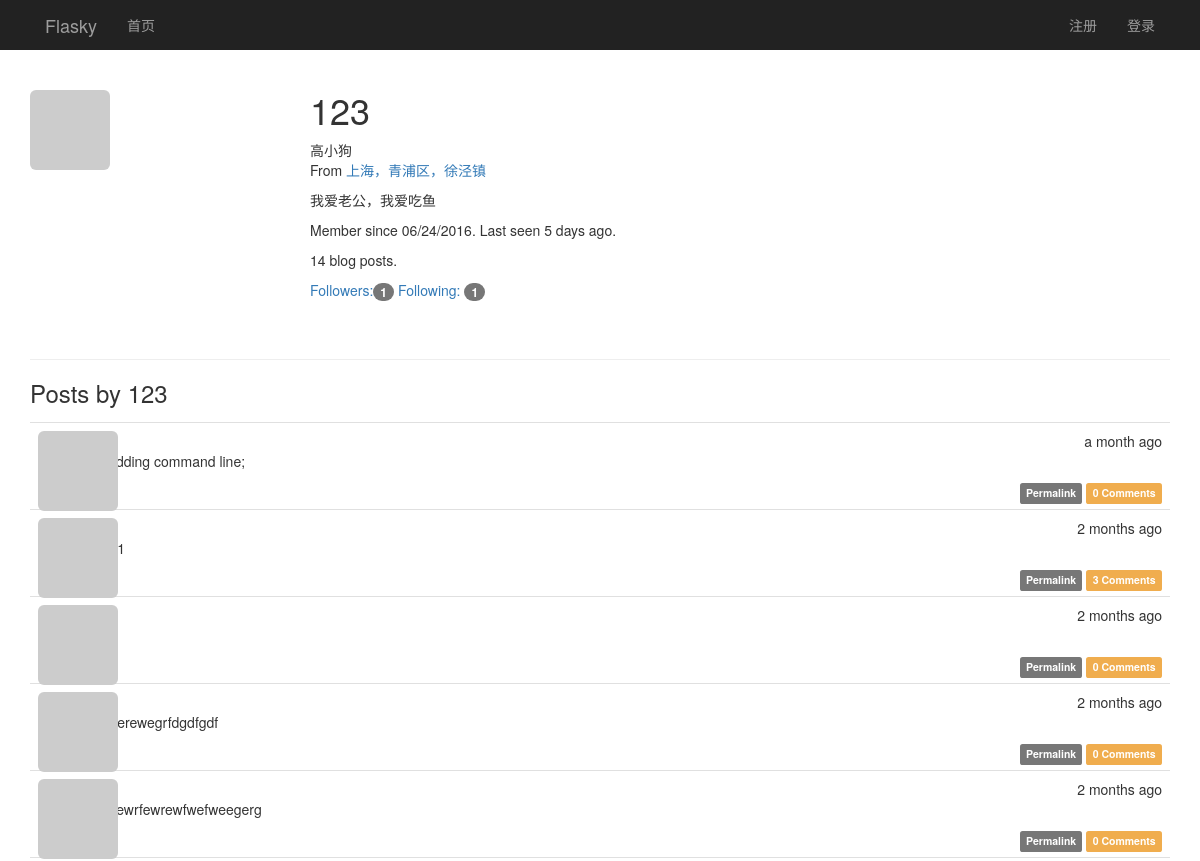
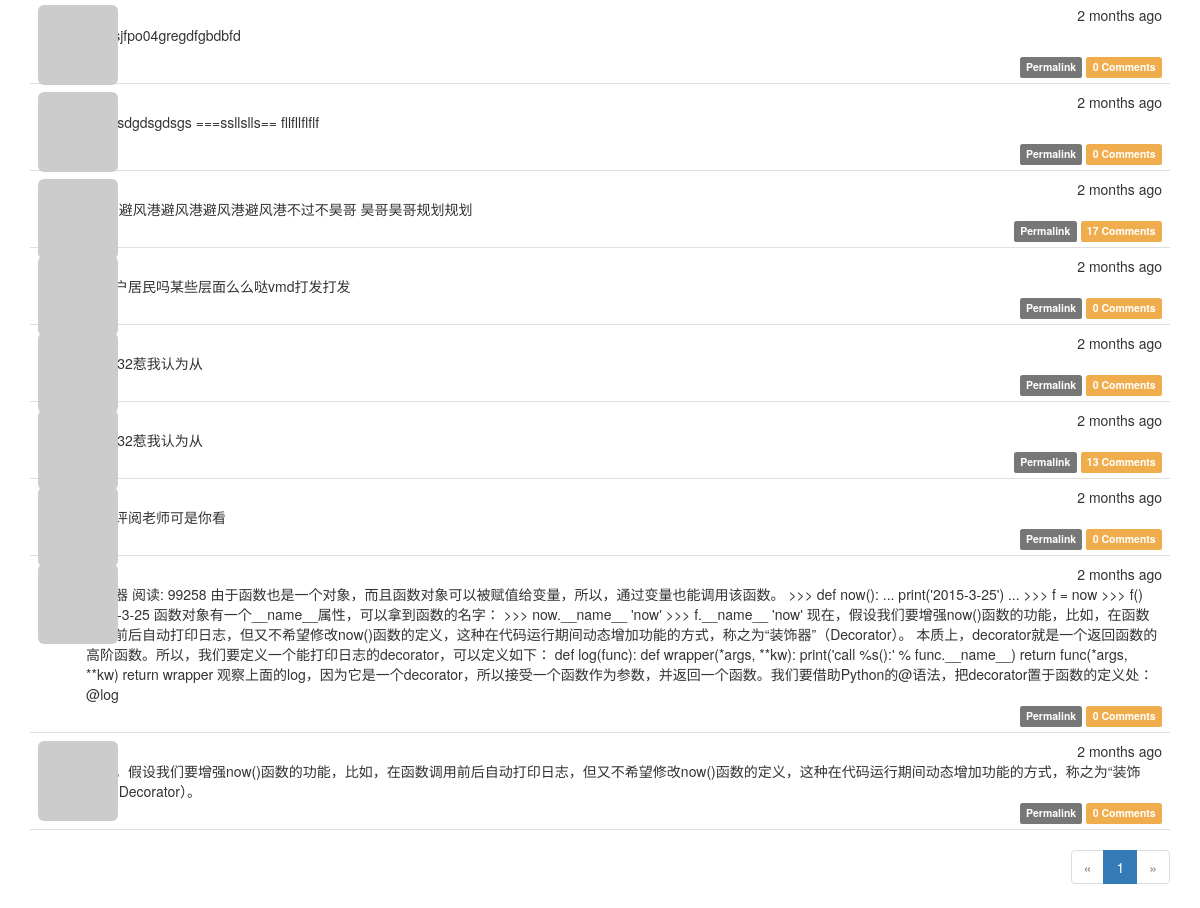
Page /user/123 on the committed database (2 pictures, top to bottom).
### app/models.py (models this page shows, shortened)
class User(UserMixin, db.Model):
    __tablename__ = 'users'
    id = db.Column(db.Integer, primary_key=True)
    email = db.Column(db.String(64), unique=True, index=True)
    username = db.Column(db.String(64), unique=True, index=True)
    password_hash = db.Column(db.String(128))
    confirmed = db.Column(db.Boolean, default=False)
    role_id = db.Column(db.Integer, db.ForeignKey('roles.id'))
    name = db.Column(db.String(64))
    location = db.Column(db.String(64))
    about_me = db.Column(db.TEXT())
    member_since = db.Column(db.DateTime(), default=datetime.utcnow)
    last_seen = db.Column(db.DateTime(), default=datetime.utcnow)
    avatar_hash = db.Column(db.String(32))
    ''' 查询用户写的文章,SQL:
    SELECT
        posts.id AS posts_id,
        posts.body AS posts_body,
        posts.body_html AS posts_body_html,
        posts.timestamp AS posts_timestamp,
        posts.author_id AS posts_author_id
    FROM
        posts
    WHERE
        posts.author_id = 2
    '''
    posts = db.relationship('Post', backref='author', lazy='dynamic')
    """follower_id表示关注者， followed_id表示被关注者
        查询被关注者，select * from follows  LEFT JOIN users on follower_id = id where follower_id=2
    SELECT
        follows.follower_id AS follows_follower_id,
        follows.followed_id AS follows_followed_id,
        follows.timestamp AS follows_timestamp,
        users_1.id AS users_1_id,
        users_1.email AS users_1_email,
        users_1.username AS users_1_username,
        users_1.password_hash AS users_1_password_hash,
        users_1.confirmed AS users_1_confirmed,
        users_1.role_id AS users_1_role_id,
        users_1.name AS users_1_name,
        users_1.location AS users_1_location,
        users_1.about_me AS users_1_about_me,
        users_1.member_since AS users_1_member_since,
        users_1.last_seen AS users_1_last_seen,
        users_1.avatar_hash AS users_1_avatar_hash,
        users_2.id AS users_2_id,
        users_2.email AS users_2_email,
        users_2.username AS users_2_username,
        users_2.password_hash AS users_2_password_hash,
        users_2.confirmed AS users_2_confirmed,
        users_2.role_id AS users_2_role_id,
        users_2.name AS users_2_name,
        users_2.location AS users_2_location,
        users_2.about_me AS users_2_about_me,
        users_2.member_since AS users_2_member_since,
        users_2.last_seen AS users_2_last_seen,
        users_2.avatar_hash AS users_2_avatar_hash
    FROM
        follows
    LEFT OUTER JOIN users AS users_1 ON users_1.id = follows.follower_id
    LEFT OUTER JOIN users AS users_2 ON users_2.id = follows.followed_id
    WHERE
        follows.follower_id = 2;
    """
    followed = db.relationship('Follow', foreign_keys=[Follow.follower_id],
                               backref=db.backref('follower', lazy='joined'),
                               lazy='dynamic',
                               cascade='all, delete-orphan')
    """ 查询关注者， select * from follows  LEFT JOIN users on followed_id = id where followed_id=3
        users_1：关注者表
        users_2：被关注者表
    SELECT
        follows.follower_id AS follows_follower_id,
        follows.followed_id AS follows_followed_id,
        follows.timestamp AS follows_timestamp,
        users_1.id AS users_1_id,
        users_1.email AS users_1_email,
        users_1.username AS users_1_username,
        users_1.password_hash AS users_1_password_hash,
        users_1.confirmed AS users_1_confirmed,
        users_1.role_id AS users_1_role_id,
        users_1.name AS users_1_name,
        users_1.location AS users_1_location,
        users_1.about_me AS users_1_about_me,
        users_1.member_since AS users_1_member_since,
        users_1.last_seen AS users_1_last_seen,
        users_1.avatar_hash AS users_1_avatar_hash,
        users_2.id AS users_2_id,
        users_2.email AS users_2_email,
        users_2.username AS users_2_username,
        users_2.password_hash AS users_2_password_hash,
        users_2.confirmed AS users_2_confirmed,
        users_2.role_id AS users_2_role_id,
        users_2.name AS users_2_name,
        users_2.location AS users_2_location,
        users_2.about_me AS users_2_about_me,
        users_2.member_since AS users_2_member_since,
        users_2.last_seen AS users_2_last_seen,
        users_2.avatar_hash AS users_2_avatar_hash
    FROM
        follows
    LEFT OUTER JOIN users AS users_1 ON users_1.id = follows.follower_id
    LEFT OUTER JOIN users AS users_2 ON users_2.id = follows.followed_id
    WHERE
        follows.followed_id = 7;
    """
    followers = db.relationship('Follow', foreign_keys=[Follow.followed_id],
                                backref=db.backref('followed', lazy='joined'),
                                lazy='dynamic',
                                cascade='all, delete-orphan')
    comments = db.relationship('Comment', backref='author', lazy='dynamic')
    @property
    def password(self):
        raise AttributeError('password is not a readable attribute')
    def gravatar(self, size=100, default='identicon', rating='g'):
        if request.is_secure:
            url = 'https://secure.gravatar.com/avatar'
        else:
            url = 'http://s.gravatar.com/avatar'
        email_hash = self.avatar_hash or hashlib.md5(self.email.encode('utf-8')).hexdigest()
        return '{url}/{hash}?s={size}&d={default}&r={rating}'.format(
            url=url, hash=email_hash, size=size, default=default, rating=rating)

class Post(db.Model):
    __tablename__ = 'posts'
    id = db.Column(db.Integer, primary_key=True)
    body = db.Column(db.Text)
    body_html = db.Column(db.Text)
    timestamp = db.Column(db.DateTime, index=True, default=datetime.utcnow)
    author_id = db.Column(db.Integer, db.ForeignKey('users.id'))
    comments = db.relationship('Comment', backref='post', lazy='dynamic')

### app/main/views.py (the view)
@main.route('/user/<username>')
def user(username):
    user_name = User.query.filter_by(username=username).first_or_404()
    page = request.args.get('page', 1, type=int)
    pagination = user_name.posts.order_by(Post.timestamp.desc()).paginate(page, per_page=current_app.config[
        'FLASK_POSTS_PER_PAGE'], error_out=False)
    posts = pagination.items
    return render_template('user.html', user=user_name, posts=posts, pagination=pagination)

### app/auth/views.py (called while the page is built)
@auth.before_app_request
def before_request():
    if current_user.is_authenticated:
        current_user.ping()
        if not current_user.confirmed \
                and request.endpoint[:5] != 'auth.' \
                and request.endpoint != 'static':
            return redirect(url_for('auth.unconfirmed'))

### app/main/__init__.py (called while the page is built)
@main.app_context_processor
def inject_permissions():
    return dict(Permission=Permission)

### app/models.py (called while the page is built)
    def can(self, permissions):
        return False

    def is_administrator(self):
        return False

### app/templates/user.html (shortened to what this page needs)
{% extends "base.html" %}
{% import "_marcros.html" as macros %}
{% block page_content %}
<div class="page-header" xmlns="http://www.w3.org/1999/html">
    <img class="img-rounded profile-thumbnail" src="{{ user.gravatar(size=256) }}">
    <div class="profile-header">
        <h1>{{ user.username }}</h1>
        {% if user.name or user.location %}
        <p>
            {% if user.name %}{{ user.name }}<br>{% endif %}
            {% if user.location %}
                From <a href="http://maps.google.com/?q={{ user.location }}">
                    {{ user.location }}
                </a><br>
            {% endif %}
        </p>
        {% endif %}
        {%  if user.about_me %}<p>{{ user.about_me }}</p>{% endif %}
        <p>
            Member since {{ moment(user.member_since).format('L') }}.
            Last seen {{ moment(user.last_seen).fromNow() }}.
        </p>
        <p>{{ user.posts.count() }} blog posts.</p>
        <p>
        <a href="{{ url_for('.followers', username=user.username) }}">
            Followers:<span class="badge">{{ user.followers.count() - 1 }}</span>
        </a>
        <a href="{{ url_for('.followed_by', username=user.username) }}">
            Following: <span class="badge">{{ user.followed.count() - 1 }}
        </span>
        </a>
        </p>
    </div>
</div>
    <h3>Posts by {{ user.username }}</h3>
    {% include '_posts.html' %}
<div class="pagination">
    {{ macros.pagination_widget(pagination, '.user', username=user.username) }}
</div>
{% endblock %}

### app/templates/base.html (shortened to what this page needs)
{% extends "bootstrap/base.html" %}
{% block head %}
{{ super() }}
<link rel="stylesheet" type="text/css" href="{{ url_for('static', filename='styles.css') }}">
{% endblock %}
{% block navbar %}
<div class="nvrbar navbar-inverse" role="navigation" >
    <div class="container">
        <div class="navbar-header">
            <a class="navbar-brand" href="{{ url_for('main.index') }}">Flasky</a>
        </div>
        <div class="navbar-collapse collpase">
            <ul class="nav  navbar-nav">
                <li><a href="{{ url_for('main.index') }}">首页</a></li>
            </ul>
            <ul class="nav navbar-nav navbar-right">
                {% if current_user.is_authenticated %}
                <li>
                    <a href="{{ url_for('main.user', username=current_user.username) }}">
                        <img src="{{ current_user.gravatar(size=18) }}">
                        {{ current_user.username }}</a>
                </li>
                <li class="dropdown">
                    <a href="#" class="dropdown-toggle" data-toggle="dropdown">账户 <b class="caret"></b></a>
                    <ul class="dropdown-menu">
                        <li><a href="{{ url_for('auth.change_password') }}">修改密码</a></li>
                        <li><a href="{{ url_for('main.user', username=current_user.username) }}">设置</a></li>
                        <li class="divider"></li>
                        <li><a href="{{ url_for('auth.logout') }}">注销</a></li>
                    </ul>
                </li>
                {% else %}
                <li><a href="{{ url_for('auth.register') }}">注册</a></li>
                <li><a href="{{ url_for('auth.login_username') }}">登录</a> </li>
                {% endif %}
            </ul>
        </div>
     </div>
</div>
{% endblock %}
{% block content %}
<div class="container">
    {% block page_content %}{% endblock %}
</div>
{% endblock %}

### app/templates/_marcros.html
{% macro pagination_widget(pagination, endpoint, fragment='') %}
<ul class="pagination">
    <li {% if not pagination.has_prev %} class="disabled" {% endif %}>
        <a href="{% if pagination.has_prev %}{{ url_for(endpoint, page=pagination.prev_num, **kwargs) }}{{ fragment }}{% else %}#{% endif %}">
        &laquo;
        </a>
    </li>
    {% for p in pagination.iter_pages() %}
        {% if p %}
            {% if p == pagination.pages %}
            <li {% if p == pagination.page %} class="active" {% endif %}>
                <a href="{{ url_for(endpoint, page=p, **kwargs) }}{{ fragment }}">{{ p }}</a>
            </li>
            {% else %}
            <li {% if p == pagination.page %} class="active" {% endif %}>
                <a href="{{ url_for(endpoint, page=p, **kwargs) }}{{ fragment }}">{{ p }}</a>
            </li>
            {% endif %}
        {% else %}
        <li class="disabled"><a href="#">&hellip;</a></li>
        {% endif %}
    {% endfor %}
    <li{% if not pagination.has_next %} class="disabled"{% endif %}>
        <a href="{% if pagination.has_next %}{{ url_for(endpoint,
            page=pagination.next_num, **kwargs) }}{{ fragment }}{% else %}#{% endif %}">
            &raquo;
        </a>
    </li>
</ul>
{% endmacro %}

### app/templates/_posts.html (shortened to what this page needs)
<ul class="posts">
    {% for post in posts %}
    <li class="post">
        <div class="post-thumbnail">
            <a href="{{ url_for('.user', username=post.author.username) }}">
                <img class="img-rounded profile-thumbnail"
                     src="{{ post.author.gravatar(size=40) }}">
            </a>
        </div>
        <div class="post-content">
            <div class="post-date">{{ moment(post.timestamp).fromNow() }}</div>
            <div class="post-author">
                <a href="{{ url_for('.user', username=post.author.username) }}">
                </a>
            </div>
            <div class="post-body">
                {% if post.body_html %}
                    {{ post.body_html | safe }}
                {% else %}
                    {{ post.body }}
                {% endif %}
            </div>
            <div class="post-footer">
                <a href="{{ url_for('.post', post_id=post.id) }}">
                    <span class="label label-default">Permalink</span>
                </a>
                <a href="{{ url_for('.post', post_id=post.id) }}#comments">
                    <span class="label label-warning">
                        {{ post.comments.count() }} Comments
                    </span>
                </a>
            </div>
        </div>
    </li>
    {% endfor %}
</ul>

### app/static/styles.css (style rules this page uses)
.profile-thumbnail { position: absolute; }
.profile-header { min-height: 260px; margin-left: 280px; }
ul.posts { list-style-type: none; padding: 0px; margin: 16px 0px 0px 0px; border-top: 1px solid #e0e0e0; }
ul.posts li.post { padding: 8px; border-bottom: 1px solid #e0e0e0; }
div.post-date { float: right; }
div.post-author { font-weight: bold; }
div.post-thumbnail { position: absolute; }
div.post-content { margin-left: 48px; min-height: 48px; }
div.post-footer { text-align: right; }
div.pagination { width: 100%; text-align: right; padding: 0px; margin: 0px; }

### rows in the picture
User: username "123", name "高小狗", location "上海，青浦区，徐泾镇", about_me "我爱老公，我爱吃鱼", member_since "06/24/2016", last_seen "5 days ago"
Post: timestamp "a month ago", body_html "I'm adding command line;", comments.count "0"
Post: timestamp "2 months ago", comments.count "3"
Post: timestamp "2 months ago", comments.count "0"
Post: timestamp "2 months ago", body_html "2224erewegrfdgdfgdf", comments.count "0"
Post: timestamp "2 months ago", body_html "24wrewrfewrewfwefweegerg", comments.count "0"
Post: timestamp "2 months ago", body_html "dfg;;sjfpo04gregdfgbdbfd", comments.count "0"
Post: timestamp "2 months ago", body_html "235gsdgdsgdsgs ===ssllslls== fllfllflflf", comments.count "0"
Post: timestamp "2 months ago", body "r恶搞避风港避风港避风港避风港不过不昊哥 昊哥昊哥规划规划", comments.count "17"
Post: timestamp "2 months ago", body "月娥户居民吗某些层面么么哒vmd打发打发", comments.count "0"
Post: timestamp "2 months ago", body "333332惹我认为从", comments.count "0"
Post: timestamp "2 months ago", body "333332惹我认为从", comments.count "13"
Post: timestamp "2 months ago", body "发表评阅老师可是你看", comments.count "0"
Post: timestamp "2 months ago", body "装饰器 阅读: 99258 由于函数也是一个对象，而且函数对象可以被赋值给变量，所以，通过变量也能调用该函数。 >>> def now(): ... print('2015-3-25') ... >>> f = now >>> f() 2015-3-25 函数对象有一个__name__属性，可以拿到函数的名字： >>> now.__name__ 'now' >>> f.__name__ 'now' 现在，假设我们要增强now()函数的功能，比如，在函数调用前后自动打印日志，但又不希望修改now()函数的定义，这种在代码运行期间动态增加功能的方式，称之为“装饰器”（Decorator）。 本质上，decorator就是一个返回函数的高阶函数。所以，我们要定义一个能打印日志的decorator，可以定义如下： def log(func): def wrapper(*args, **kw): print('call %s():' % func.__name__) return func(*args, **kw) return wrapper 观察上面的log，因为它是一个decorator，所以接受一个函数作为参数，并返回一个函数。我们要借助Python的@语法，把decorator置于函数的定义处： @log", comments.count "0"
Post: timestamp "2 months ago", body "现在，假设我们要增强now()函数的功能，比如，在函数调用前后自动打印日志，但又不希望修改now()函数的定义，这种在代码运行期间动态增加功能的方式，称之为“装饰器”（Decorator）。", comments.count "0"

### other values in the picture
{{ user.posts.count() }} "14"
{{ user.followers.count() - 1 }} "1"
{{ user.followed.count() - 1 }} "1"
{{ p }} "1"
